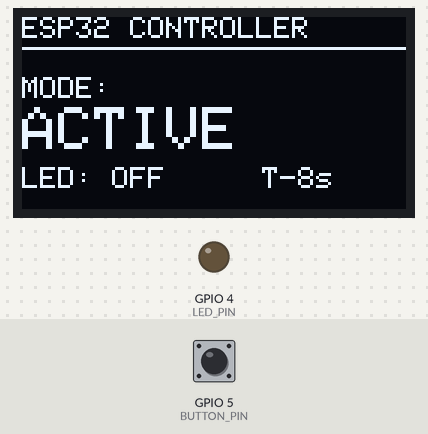
This program was run on a simulated ESP32. On the bench: 128×64 one-colour display, output pins drawn as LEDs (lit = HIGH). The inputs (shaded band) are chosen by the test bench; at power-on: GPIO 5 (BUTTON_PIN) HIGH.

Above: at 1.2 s.
1.3 s: GPIO 5 (BUTTON_PIN) pulled LOW for 0.15 s
At 2.8 s:
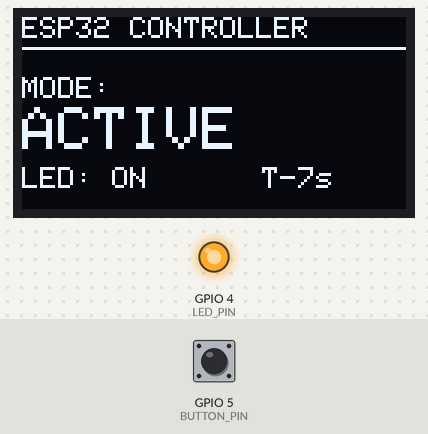
4.4 s: GPIO 5 (BUTTON_PIN) pulled LOW for 1 s
At 5.8 s:
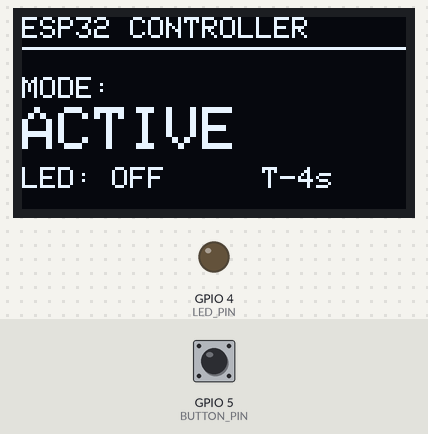
8.4 s: GPIO 5 (BUTTON_PIN) pulled LOW for 0.15 s
At 11.8 s:
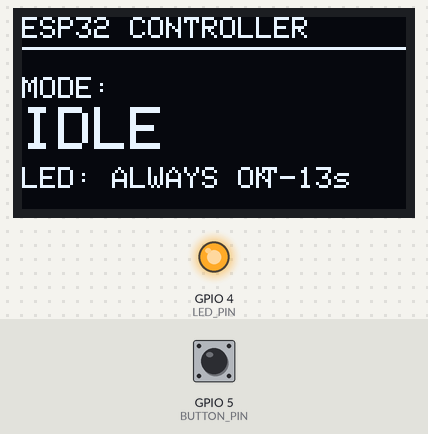
Timing chart, 0 to 13.3 s (numbered marks = the images above; inputs shaded):
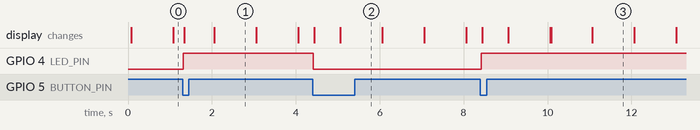

The program:

main.cpp
```cpp
#include <Arduino.h>
#include <Wire.h>
#include <Adafruit_GFX.h>
#include <Adafruit_SSD1306.h>

#define SCREEN_WIDTH 128
#define SCREEN_HEIGHT 64
#define OLED_RESET    -1
Adafruit_SSD1306 display(SCREEN_WIDTH, SCREEN_HEIGHT, &Wire, OLED_RESET);

#define BUTTON_PIN  5
#define LED_PIN     4

// Durasi dalam milidetik
const unsigned long ACTIVE_DURATION = 10000; // 10 detik
const unsigned long IDLE_DURATION   = 15000; // 15 detik
const unsigned long DEBOUNCE_DELAY  = 250;   // Debounce tombol

enum State { MODE_ACTIVE, MODE_IDLE };
State currentState = MODE_ACTIVE;

unsigned long lastStateChange = 0;
unsigned long lastDebounceTime = 0;
volatile bool buttonPressed = false;
bool ledStatus = false;

// Fungsi Interrupt dengan Debouncing
void IRAM_ATTR handleButton() {
    unsigned long currentTime = millis();
    if (currentTime - lastDebounceTime > DEBOUNCE_DELAY) {
        buttonPressed = true;
        lastDebounceTime = currentTime;
    }
}

void updateOLED(String mode, String ledState, int timeLeft) {
    display.clearDisplay();
    display.setTextSize(1);
    display.setTextColor(SSD1306_WHITE);

    display.setCursor(0, 0);
    display.println("ESP32 CONTROLLER");
    display.drawLine(0, 10, 128, 10, SSD1306_WHITE);

    display.setCursor(0, 20);
    display.print("MODE: ");
    display.setTextSize(2);
    display.setCursor(0, 30);
    display.println(mode);

    display.setTextSize(1);
    display.setCursor(0, 50);
    display.print("LED: ");
    display.print(ledState);

    display.setCursor(80, 50);
    display.print("T-");
    display.print(timeLeft);
    display.print("s");

    display.display();
}

void setup() {
    Serial.begin(115200);
    pinMode(BUTTON_PIN, INPUT_PULLUP);
    pinMode(LED_PIN, OUTPUT);

    if(!display.begin(SSD1306_SWITCHCAPVCC, 0x3C)) {
        Serial.println(F("SSD1306 allocation failed"));
        for(;;);
    }

    attachInterrupt(digitalPinToInterrupt(BUTTON_PIN), handleButton, FALLING);
    lastStateChange = millis();
}

void loop() {
    unsigned long currentTime = millis();
    int timeLeft;

    if (currentState == MODE_ACTIVE) {
        timeLeft = (ACTIVE_DURATION - (currentTime - lastStateChange)) / 1000;

        // Logika Tombol di Mode Active
        if (buttonPressed) {
            ledStatus = !ledStatus; // Toggle LED
            digitalWrite(LED_PIN, ledStatus);
            buttonPressed = false;
        }

        updateOLED("ACTIVE", ledStatus ? "ON" : "OFF", timeLeft);

        // Cek perpindahan ke IDLE
        if (currentTime - lastStateChange >= ACTIVE_DURATION) {
            currentState = MODE_IDLE;
            lastStateChange = currentTime;
            ledStatus = true; // LED menyala terus saat IDLE
            digitalWrite(LED_PIN, HIGH);
            buttonPressed = false; // Reset klik yang mungkin masuk
        }
    }
    else if (currentState == MODE_IDLE) {
        timeLeft = (IDLE_DURATION - (currentTime - lastStateChange)) / 1000;

        // Abaikan input tombol
        buttonPressed = false;
        digitalWrite(LED_PIN, HIGH); // Pastikan tetap ON

        updateOLED("IDLE", "ALWAYS ON", timeLeft);

        // Cek perpindahan kembali ke ACTIVE
        if (currentTime - lastStateChange >= IDLE_DURATION) {
            currentState = MODE_ACTIVE;
            lastStateChange = currentTime;
            ledStatus = false; // Default awal ACTIVE adalah OFF (bisa diubah)
            digitalWrite(LED_PIN, LOW);
        }
    }
}
```

Measured:
- after the input at 1.3 s, GPIO 4 (LED_PIN): LOW → HIGH at once; the display: first changes at once (image 1 shows a later state)
- after the input at 4.4 s, GPIO 4 (LED_PIN): HIGH → LOW at once; the display: first changes at once (image 2 shows a later state)
- after the input at 8.4 s, GPIO 4 (LED_PIN): LOW → HIGH after 0.02 s instead of 1.7 s; the display: first changes after 0.05 s (image 3 shows a later state)
- what the display in image 1 shows lasts 1.0 s, from 2.1 s to 3.1 s
